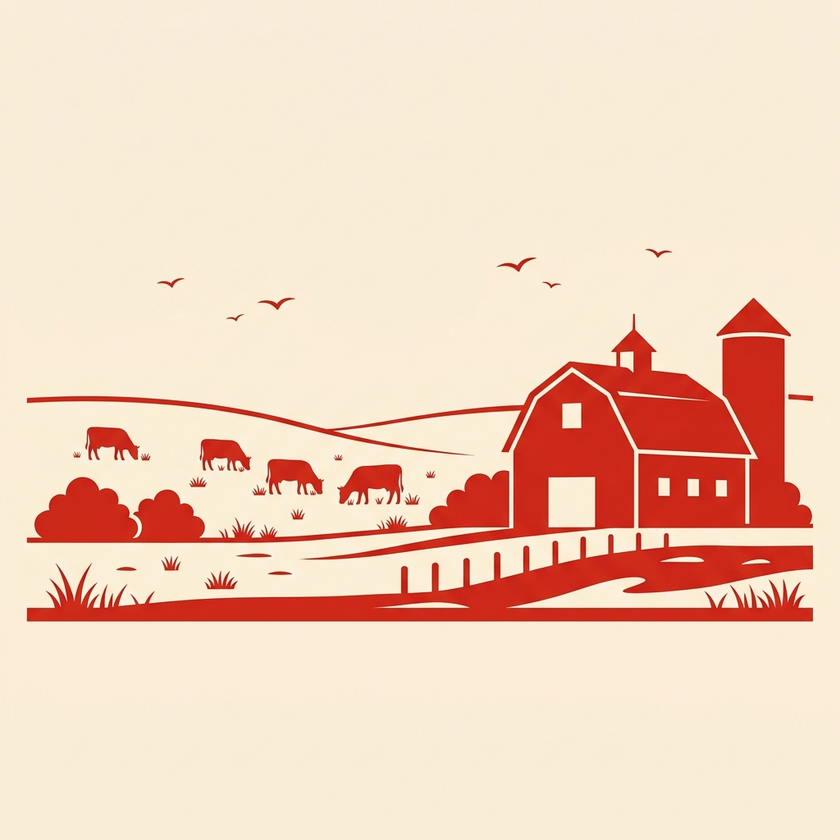
#> input picture red_farm_illustration_1782480203499.png, 840 x 840 px, shrunk from 1024 x 1024 before the run
$ python floodfill_bg.py red_farm_illustration_1782480203499.png
#> lines starting #> are read from the running program, lines starting #| are printed output that depends on the picture
from PIL import Image

def remove_bg_floodfill(img_path, out_path, tolerance=15):
#> called with img_path = 'red_farm_illustration_1782480203499.png', out_path = 'red_farm_illustration_1782480203499.png', tolerance = 40
    img = Image.open(img_path).convert("RGBA")

    # We will flood fill from the top-left corner
    target_color = (255, 255, 255)
    width, height = img.size
#> width = 840; height = 840
    pixels = img.load()

    # Stack for flood fill
    stack = [(0, 0), (width-1, 0), (0, height-1), (width-1, height-1)]
#> stack = [(0, 0), (839, 0), (0, 839), (839, 839)]
    visited = set()

    while stack:
        x, y = stack.pop()
        if (x, y) in visited:
            continue
        visited.add((x, y))

        if 0 <= x < width and 0 <= y < height:
            r, g, b, a = pixels[x, y]

            # Check if color is close to white
            if r >= 255 - tolerance and g >= 255 - tolerance and b >= 255 - tolerance:
                pixels[x, y] = (255, 255, 255, 0)

                # Add neighbors to stack
                stack.append((x+1, y))
                stack.append((x-1, y))
                stack.append((x, y+1))
                stack.append((x, y-1))
#> this loop made 973264 passes
#> (r, g, b) on passes 1, 2, 3, 5, 7, 8, 9, 12, 14, 16, 17, 18: (254, 236, 212), (252, 237, 210), (254, 239, 218), (253, 238, 217), (251, 236, 213), (252, 238, 216), (252, 237, 216), (252, 236, 215), (251, 237, 215), (249, 238, 213), (251, 238, 216), (251, 238, 216)
#> after the loop, stack = []; visited = 301600 items

    img.save(out_path, "PNG")
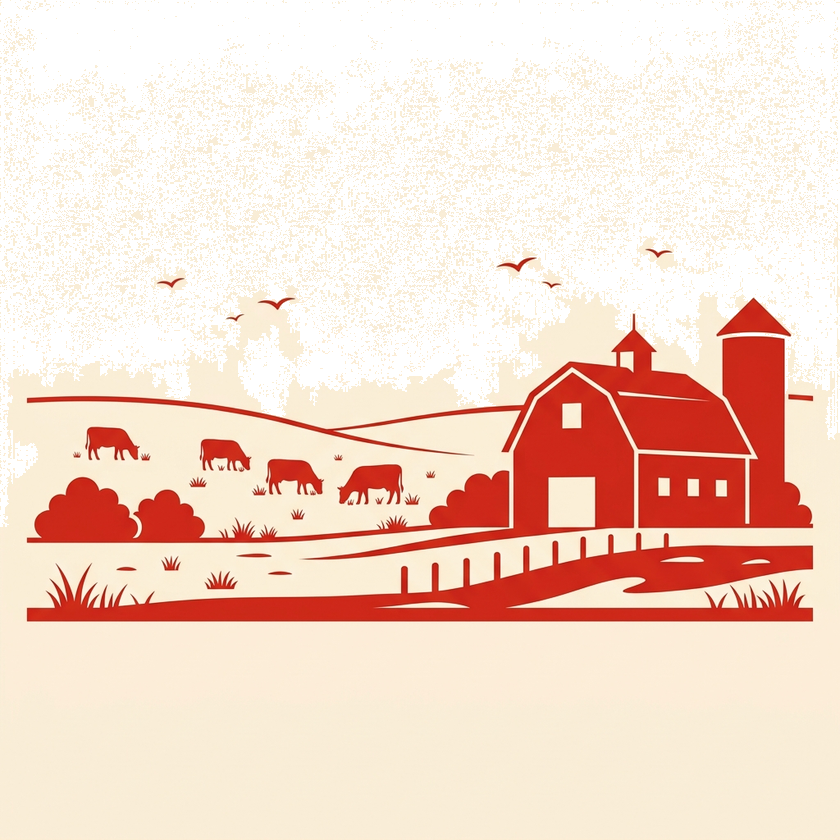
#> saved as red_farm_illustration_1782480203499.png: PIL image 840x840 RGBA; mean R, G, B, A 244.8, 217.2, 203.4, 167.1; transparent parts drawn white
    print(f"Processed {img_path} to {out_path}")

import sys
if __name__ == '__main__':
    for p in sys.argv[1:]:
        remove_bg_floodfill(p, p, tolerance=40)
